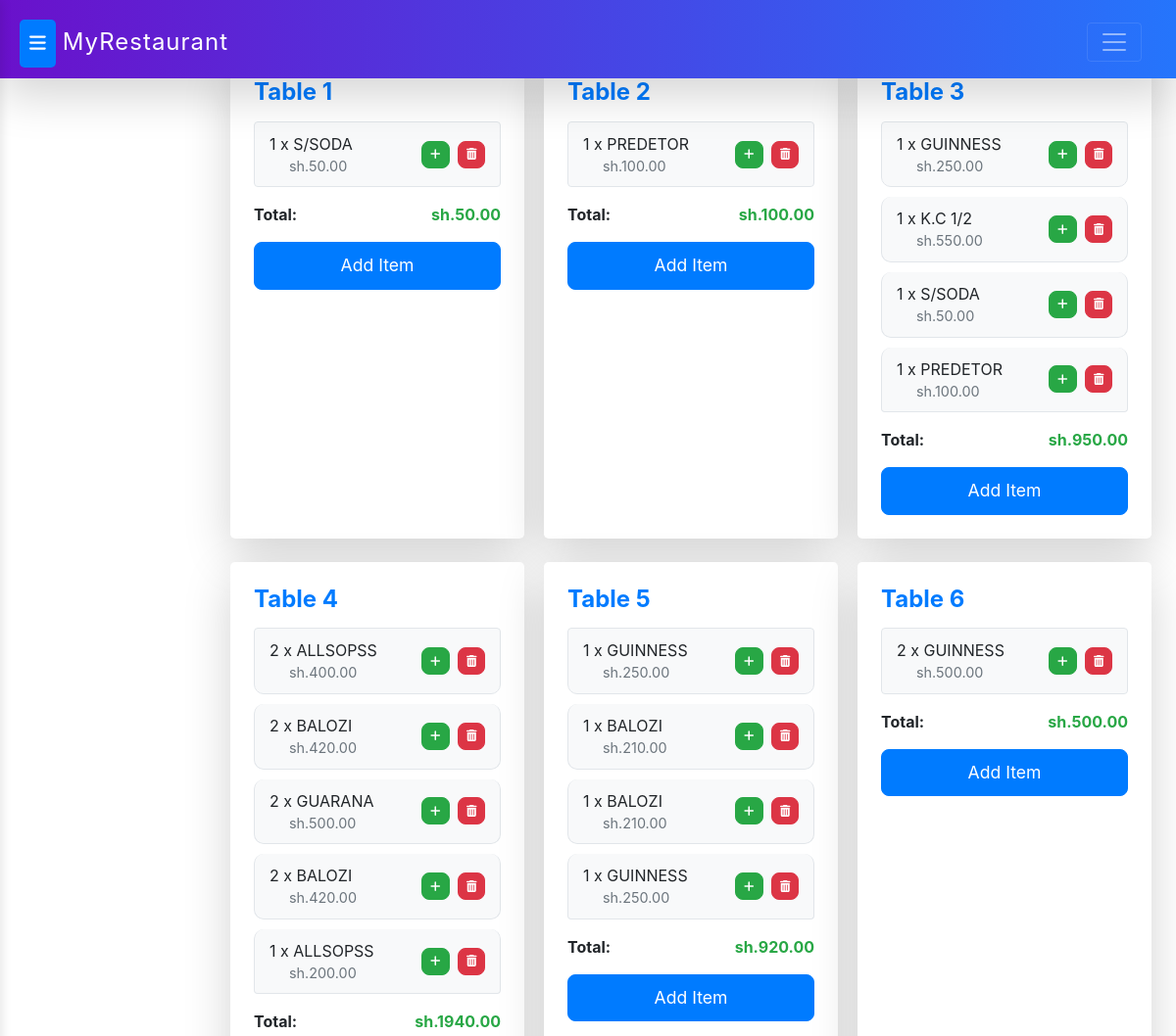
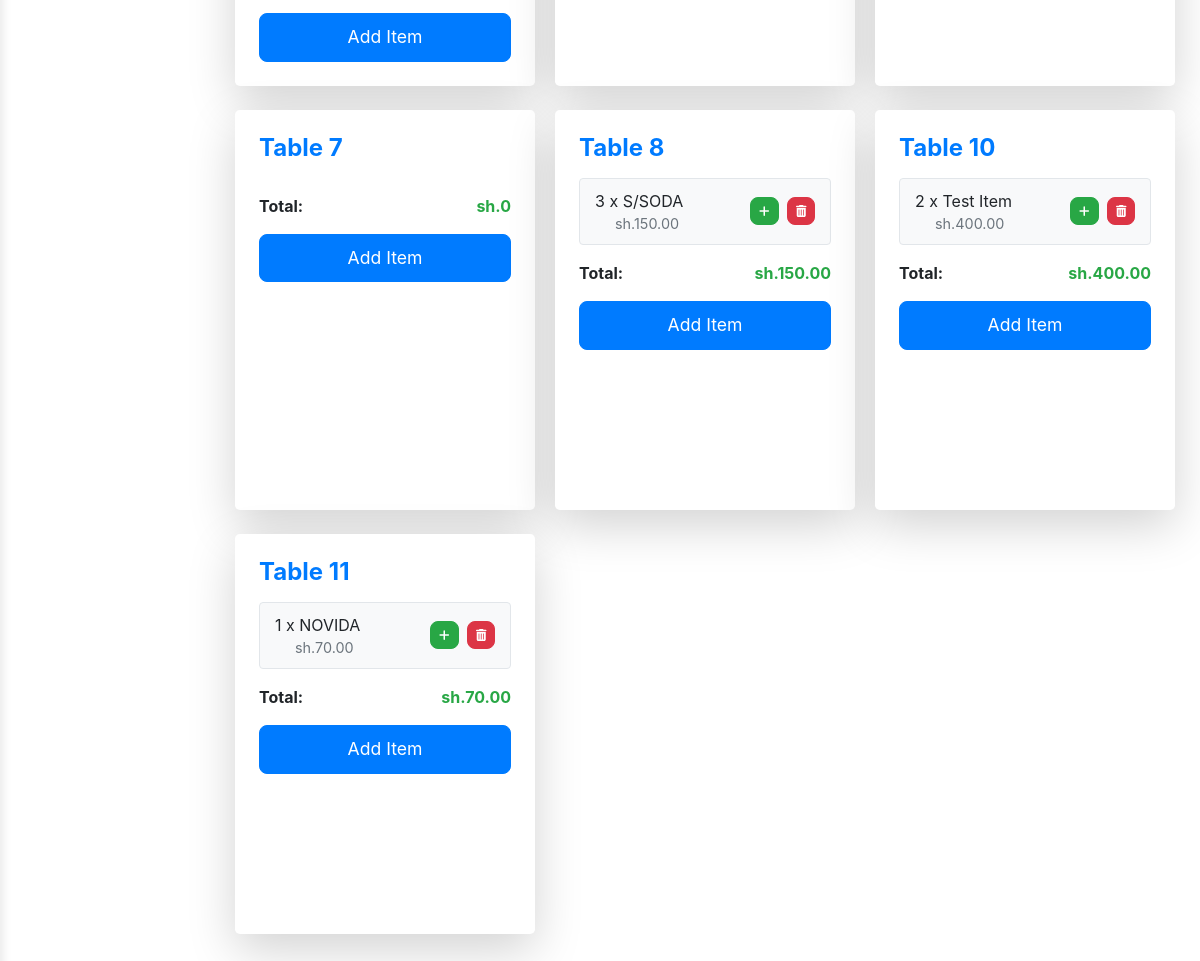
The app's page / (signed in) with its own data (2 pictures, top to bottom).
### pos/models.py (models this page shows, shortened)
class Order(models.Model):
    user = models.ForeignKey(User, on_delete=models.CASCADE, null=True, blank=True)  # Link to User model
    table_number = models.IntegerField()
    created_at = models.DateTimeField(auto_now_add=True)
    is_paid = models.BooleanField(default=False)
    def total_price(self):
        return sum(item.total_price() for item in self.order_items.all())

class OrderItem(models.Model):
    order = models.ForeignKey(Order, related_name='order_items', on_delete=models.CASCADE)
    item = models.ForeignKey(Item, on_delete=models.CASCADE)
    quantity = models.IntegerField()
    def total_price(self):
        return self.quantity * self.item.unit_price

class Item(models.Model):
    name = models.CharField(max_length=100)
    unit_price = models.DecimalField(max_digits=10, decimal_places=2)
    stock_quantity = models.IntegerField(default=0)

### pos/views.py (the view)
# urls.py: path('', views.home, name='home'),
@login_required
def home(request):
    orders = Order.objects.filter(is_paid=False)
    return render(request, 'pos/home.html', {'orders': orders})

### pos/templates/pos/home.html (shortened to what this page needs)
{% extends 'pos/base.html' %}
{% load widget_tweaks %}
{% block content %}
<link rel="stylesheet" href="https://cdn.jsdelivr.net/npm/daterangepicker/daterangepicker.css">
<link rel="stylesheet" href="https://code.jquery.com/ui/1.12.1/themes/base/jquery-ui.css">
<h1>Active Orders</h1>
<div class="row c-row">
    {% for order in orders %}
    <div class="card mb-4 shadow-lg rounded-lg" style="min-height: 400px;">
        <div class="card-body">
            <h5 class="card-title text-primary font-weight-bold">Table {{ order.table_number }}</h5>
            <ul class="list-group mb-3">
                {% for item in order.order_items.all %}
                    <li class="list-group-item d-flex justify-content-between align-items-center">
                        <div class="d-flex w-100 justify-content-between">
                            <div class="d-flex flex-column">
                                <span>{{ item.quantity }} x {{ item.item.name }}</span>
                                <span class="text-muted">sh.{{ item.total_price }}</span>
                            </div>
                            <div class="d-flex align-items-center">
                                <form action="{% url 'increment_item_quantity' order.id item.id %}" class="c-form" method="POST" style="display:inline;">
                                    <button type="submit" class="btn btn-sm btn-success btn-small-icon">
                                        <i class="fas fa-plus small-icon"></i>
                                    </button>
                                </form>
                                <form action="{% url 'remove_item_from_order' order.id item.id %}" class="c-form" method="POST" style="display:inline;">
                                    <button type="submit" class="btn btn-sm btn-danger btn-small-icon ml-2">
                                        <i class="fas fa-trash-alt small-icon"></i>
                                    </button>
                                </form>
                            </div>
                        </div>
                    </li>
                {% endfor %}
            </ul>
            <div class="d-flex justify-content-between align-items-center">
                <p class="font-weight-bold mb-0">Total:</p>
                <p class="font-weight-bold text-success mb-0">sh.{{ order.total_price }}</p>
            </div>
            <button class="btn btn-primary w-100 mt-3 btn-sm" onclick="loadFormIntoModal('{% url 'add_item_to_order' order.id %}')">
                Add Item
            </button>
        </div>
    </div>
    {% endfor %}
</div>
{% endblock %}

### pos/templates/pos/base.html (style rules this page uses)
.card { background-color: #fff; border: none; border-radius: 12px; box-shadow: 0 4px 12px rgba(0, 0, 0, 0.1); overflow: hidden; margin-bottom: 20px; margin-left: 10px; margin-right: 10px; max-width: 300px; }
.card-body { padding: 20px; }
.card-title { font-size: 1.5rem; margin-bottom: 15px; }
.list-group-item { padding: 10px 15px; border: 1px solid #e2e6ea; border-radius: 10px; background-color: #f8f9fa; margin-bottom: 10px; }
.list-group-item:last-child { margin-bottom: 0; }
.list-group-item .text-muted { font-size: 0.9rem; }
.btn { font-size: 1.1rem; padding: 10px; border-radius: 8px; }
.btn-primary { background-color: #007bff; border-color: #007bff; transition: all 0.3s ease; }
.d-flex { display: flex; }
.justify-content-between { justify-content: space-between; }
.w-100 { width: 100%; }
.mt-3 { margin-top: 1rem; }
.text-success { color: #28a745; }
.row { margin-bottom: 20px; }
.text-muted { margin-left: 20px; }

### pos/templates/pos/home.html (style rules this page uses)
.card { background-color: #fff; width: 400px !important; border: none; border-radius: 12px; box-shadow: 0 4px 12px rgba(0, 0, 0, 0.1); overflow: hidden; margin-bottom: 20px; margin-left: 10px; margin-right: 10px; }
.btn-small-icon { padding: 0.25rem 0.5rem; font-size: 0.75rem; }
.small-icon { font-size: 12px; }
.c-form { margin: 0; }
.btn-sm { font-size: 0.875rem; padding: 0.5rem 1rem; }
.card-body { padding: 1.5rem; }
.list-group-item { padding: 10px 15px; border: 1px solid #e2e6ea; border-radius: 10px; background-color: #f8f9fa; margin-bottom: 10px; }
.list-group-item:last-child { margin-bottom: 0; }
.list-group-item .text-muted { font-size: 0.9rem; }
.btn { font-size: 1.1rem; padding: 10px; border-radius: 8px; }
.btn-primary { background-color: #007bff; border-color: #007bff; transition: all 0.3s ease; }
.d-flex { display: flex; }
.justify-content-between { justify-content: space-between; }
.w-100 { width: 100%; }
.mt-3 { margin-top: 1rem; }
.text-success { color: #28a745; }
.row { margin-bottom: 20px; }
.text-muted { margin-left: 20px; }

### records on screen
Order: table_number "1", total_price "50.00"
OrderItem: quantity "1", item.name "S/SODA", total_price "50.00"
Order: table_number "2", total_price "100.00"
OrderItem: quantity "1", item.name "PREDETOR", total_price "100.00"
Order: table_number "3", total_price "950.00"
OrderItem: quantity "1", item.name "GUINNESS", total_price "250.00"
OrderItem: quantity "1", item.name "K.C 1/2", total_price "550.00"
OrderItem: quantity "1", item.name "S/SODA", total_price "50.00"
OrderItem: quantity "1", item.name "PREDETOR", total_price "100.00"
Order: table_number "4", total_price "1940.00"
OrderItem: quantity "2", item.name "ALLSOPSS", total_price "400.00"
OrderItem: quantity "2", item.name "BALOZI", total_price "420.00"
OrderItem: quantity "2", item.name "GUARANA", total_price "500.00"
OrderItem: quantity "2", item.name "BALOZI", total_price "420.00"
OrderItem: quantity "1", item.name "ALLSOPSS", total_price "200.00"
Order: table_number "5", total_price "920.00"
OrderItem: quantity "1", item.name "GUINNESS", total_price "250.00"
OrderItem: quantity "1", item.name "BALOZI", total_price "210.00"
OrderItem: quantity "1", item.name "BALOZI", total_price "210.00"
OrderItem: quantity "1", item.name "GUINNESS", total_price "250.00"
Order: table_number "6", total_price "500.00"
OrderItem: quantity "2", item.name "GUINNESS", total_price "500.00"
Order: table_number "7", total_price "0"
Order: table_number "8", total_price "150.00"
OrderItem: quantity "3", item.name "S/SODA", total_price "150.00"
Order: table_number "10", total_price "400.00"
OrderItem: quantity "2", item.name "Test Item", total_price "400.00"
Order: table_number "11", total_price "70.00"
OrderItem: quantity "1", item.name "NOVIDA", total_price "70.00"
